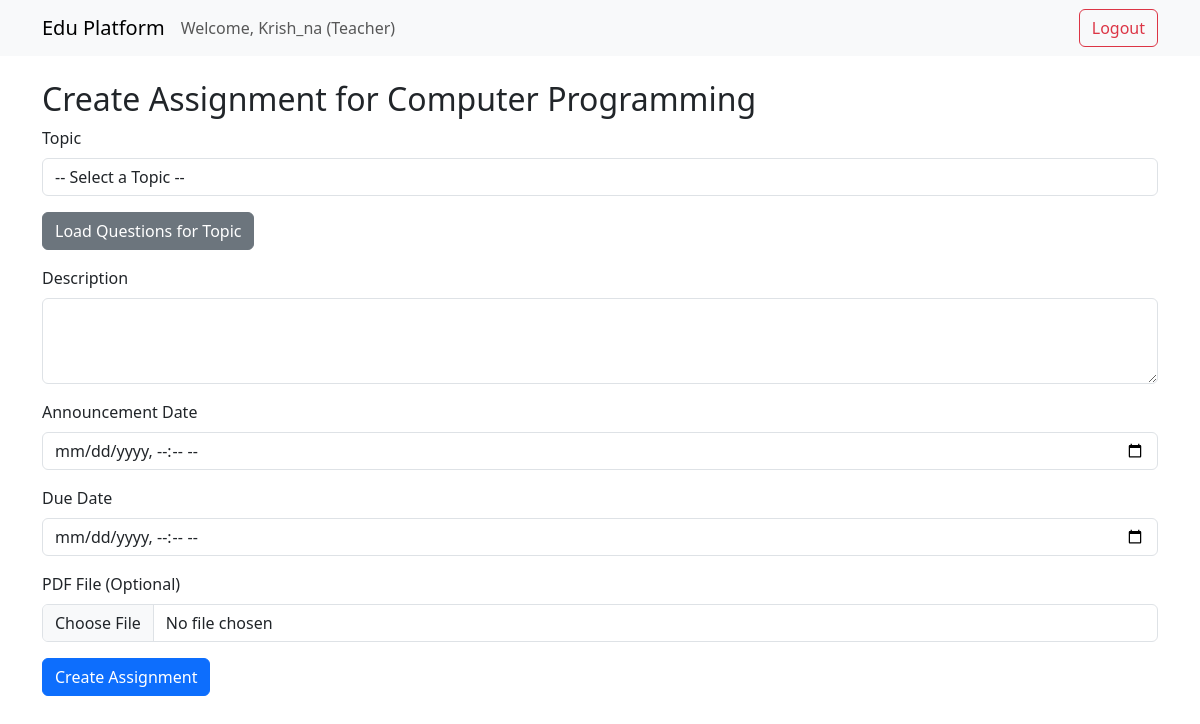
/teacher/create-assignment/11/ (signed in), run on the app's committed database.
### core/models.py (models this page shows, shortened)
class User(AbstractUser):
    ROLE_CHOICES = [
        ('teacher', 'Teacher'),
        ('student', 'Student'),
    ]
    role = models.CharField(max_length=10, choices=ROLE_CHOICES, default='student')
    email = models.EmailField(unique=True)

class Subject(models.Model):
    name = models.CharField(max_length=100)
    code = models.CharField(max_length=6, unique=True, blank=True)
    teacher = models.ForeignKey(User, on_delete=models.CASCADE, limit_choices_to={'role': 'teacher'})
    created_at = models.DateTimeField(auto_now_add=True)

### core/views.py (the view)
# urls.py: path('teacher/create-assignment/<int:subject_id>/', views.create_assignment, name='create_assignment'),
@login_required
def create_assignment(request, subject_id):
    subject = get_object_or_404(Subject, id=subject_id)
    questions_by_topic, topics = load_csv_data(subject.name)
    topic_choices = [('', '-- Select a Topic --')] + [(t, t) for t in topics]
    selected_topic = request.GET.get('topic', '')
    show_question_div = bool(selected_topic and selected_topic in questions_by_topic)
    questions_data = []
    question_choices = []
    if show_question_div:
        questions_data = questions_by_topic[selected_topic]
        for idx, q in enumerate(questions_data):
            label = f"{q['level'].title()}: {q['question']} (Hint: {q['hint']})"
            question_choices.append((str(idx), label))
    if request.method == 'POST':
        form = AssignmentForm(request.POST, request.FILES)
        form.fields['topic'].choices = topic_choices
        form.fields['questions'].choices = question_choices
        if form.is_valid():
            topic = form.cleaned_data['topic']
            selected_indices = form.cleaned_data.get('questions', [])
            selected_questions = [
                questions_data[int(i)] for i in selected_indices
            ] if selected_indices else []
            assignment = Assignment.objects.create(
                subject=subject,
                topic=topic,
                description=form.cleaned_data['description'],
                announcement_date=form.cleaned_data['announcement_date'],
                due_date=form.cleaned_data['due_date'],
                pdf_file=form.cleaned_data.get('pdf_file'),
                created_by=request.user,
                is_adaptive=True
            )
            for q in selected_questions:
                q_obj, _ = Question.objects.get_or_create(
                    subject=subject,
                    topic=topic,
                    level=q['level'],
                    question=q['question'],
                    hint=q['hint']
                )
                assignment.questions.add(q_obj)
            messages.success(
                request,
                f'Assignment created for {topic} in {subject.name}! ({len(selected_questions)} questions)'
            )
            return redirect('core:teacher_subject_detail', subject_id=subject.id)
        else:
            print("DEBUG: Form errors:", form.errors)
    else:
        form = AssignmentForm(initial={'topic': selected_topic})
        form.fields['topic'].choices = topic_choices
        form.fields['questions'].choices = question_choices
    context = {
        'form': form,
        'show_question_div': show_question_div,
        'subject': subject,
    }
    return render(request, 'core/create_assignment.html', context)

### core/views.py (called while the page is built, shortened)
def load_csv_data(subject_name):
    questions_by_topic = {}
    csv_path = 'questions.csv'  # Place next to manage.py
    full_path = os.path.join(settings.BASE_DIR, csv_path)
    print(f"DEBUG: Filtering CSV for subject '{subject_name}' from {full_path}")  # Check console
    if not os.path.exists(full_path):
        print("DEBUG: CSV not found - create 'questions.csv' in project root")
        return {}, []

### templates/core/create_assignment.html (shortened to what this page needs)
{% extends 'core/base.html' %} {% block content %}
<h2>Create Assignment for {{ subject.name }}</h2>
<form method="post" enctype="multipart/form-data">
  <div class="mb-3">
    <label for="{{ form.topic.id_for_label }}" class="form-label">Topic</label>
    {{ form.topic }}
  </div>
  <a
    href="?topic={{ form.topic.value|default:'' }}"
    class="btn btn-secondary mb-3"
  >
    Load Questions for Topic
  </a>
  <div class="mb-3">
    <label for="{{ form.description.id_for_label }}" class="form-label"
      >Description</label
    >
    {{ form.description }}
  </div>
  <div class="mb-3">
    <label for="{{ form.announcement_date.id_for_label }}" class="form-label"
      >Announcement Date</label
    >
    {{ form.announcement_date }}
  </div>
  <div class="mb-3">
    <label for="{{ form.due_date.id_for_label }}" class="form-label"
      >Due Date</label
    >
    {{ form.due_date }}
  </div>
  <div class="mb-3">
    <label for="{{ form.pdf_file.id_for_label }}" class="form-label"
      >PDF File (Optional)</label
    >
    {{ form.pdf_file }}
  </div>
  <button type="submit" class="btn btn-primary">Create Assignment</button>
</form>
{% endblock %}

### templates/core/base.html (shortened to what this page needs)
<!DOCTYPE html>
<html lang="en">
  <head>
    <link
      href="https://cdn.jsdelivr.net/npm/bootstrap@5.3.0/dist/css/bootstrap.min.css"
      rel="stylesheet"
    />
    <link
      rel="stylesheet"
      href="{% load static %}{% static 'css/wallpaper.css' %}"
    />
  </head>
  <body>
    <nav class="navbar navbar-expand-lg navbar-light bg-light">
      <div class="container">
        <a
          class="navbar-brand"
          href="{% url 'core:home' %}
"
          >Edu Platform</a
        >
        {% if user.is_authenticated %}
        <span class="navbar-text"
          >Welcome, {{ user.username }} ({{ user.role|title }})</span
        >
        <a href="{% url 'core:logout' %}" class="btn btn-outline-danger ms-auto"
          >Logout</a
        >
        {% endif %}
      </div>
    </nav>
    <div class="container mt-4">
       {% block content %}{% endblock %}
    </div>
  </body>
</html>

### data on the page
User: username "Krish_na", role "Teacher"
Subject: name "Computer Programming"
